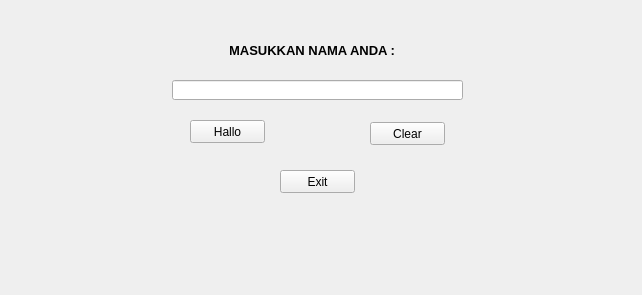
<?xml version="1.0" encoding="UTF-8"?>
<ui version="4.0">
 <class>Form</class>
 <widget class="QWidget" name="Form">
  <property name="geometry">
   <rect>
    <x>0</x>
    <y>0</y>
    <width>642</width>
    <height>295</height>
   </rect>
  </property>
  <property name="windowTitle">
   <string>Form</string>
  </property>
  <widget class="QLabel" name="label">
   <property name="geometry">
    <rect>
     <x>230</x>
     <y>42</y>
     <width>164</width>
     <height>16</height>
    </rect>
   </property>
   <property name="font">
    <font>
     <pointsize>10</pointsize>
     <weight>75</weight>
     <bold>true</bold>
    </font>
   </property>
   <property name="text">
    <string>MASUKKAN NAMA ANDA :</string>
   </property>
   <property name="alignment">
    <set>Qt::AlignCenter</set>
   </property>
  </widget>
  <widget class="QLineEdit" name="nameEdit">
   <property name="geometry">
    <rect>
     <x>172</x>
     <y>80</y>
     <width>291</width>
     <height>20</height>
    </rect>
   </property>
  </widget>
  <widget class="QPushButton" name="hallo">
   <property name="geometry">
    <rect>
     <x>190</x>
     <y>120</y>
     <width>75</width>
     <height>23</height>
    </rect>
   </property>
   <property name="text">
    <string>Hallo</string>
   </property>
  </widget>
  <widget class="QPushButton" name="clear">
   <property name="geometry">
    <rect>
     <x>370</x>
     <y>122</y>
     <width>75</width>
     <height>23</height>
    </rect>
   </property>
   <property name="text">
    <string>Clear</string>
   </property>
  </widget>
  <widget class="QPushButton" name="exit">
   <property name="geometry">
    <rect>
     <x>280</x>
     <y>170</y>
     <width>75</width>
     <height>23</height>
    </rect>
   </property>
   <property name="text">
    <string>Exit</string>
   </property>
  </widget>
 </widget>
 <resources/>
 <connections/>
</ui>
